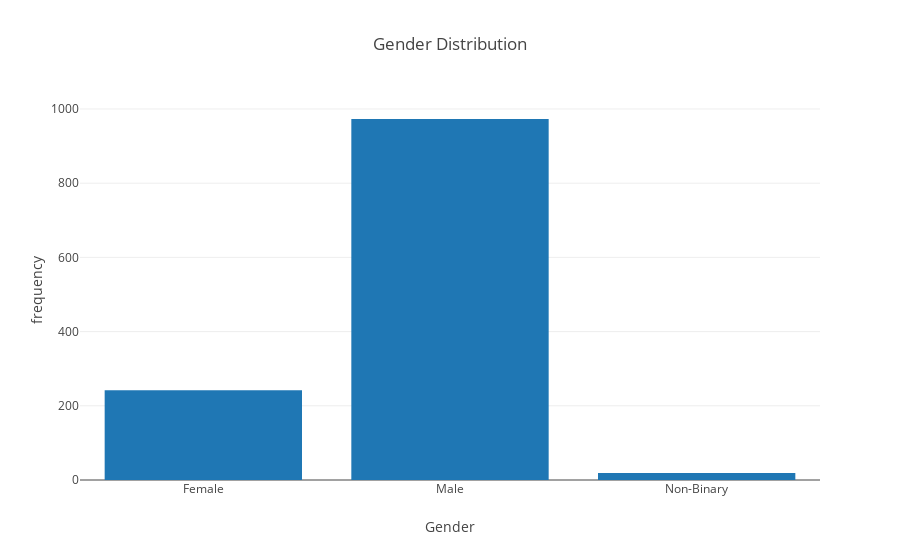

Notebook code cell kept with this figure:
### Markdown cell above
Age distribution of respondents is centered around 30, starting at 18 with a long tail out to 72. This is consistent with expectations from the technology industry.

### Code cell
iplot(plot_data['Gender'][2])

### Figure 1 — Plotly figure (JSON) as saved in the notebook; plotly's stock layout.template omitted (floating-point values rounded to 4 significant figures)
{"data": [{"type": "bar", "x": ["Female", "Male", "Non-Binary"], "y": [242, 973, 19]}], "layout": {"title": "Gender Distribution", "xaxis": {"title": "Gender"}, "yaxis": {"title": "frequency"}}}
